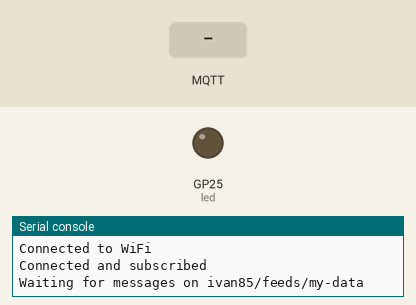
Bench run of a program on a simulated Raspberry Pi Pico running MicroPython. On the bench: output pins drawn as LEDs (lit = HIGH), the last lines printed to the serial console. The inputs (shaded band) are chosen by the test bench. WiFi joins after 1.5 s; no MQTT or app messages arrive unless stated.

Above: at 6.3 s.
6.4 s: MQTT message "on" arrives on the first subscribed topic
At 7.3 s:
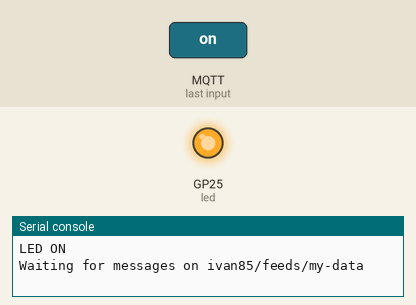
7.9 s: MQTT message "off" arrives on the first subscribed topic
At 8.5 s:
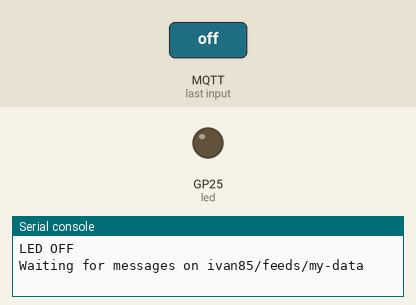
Timing chart, 0 to 10.9 s (numbered marks = the images above; inputs shaded):
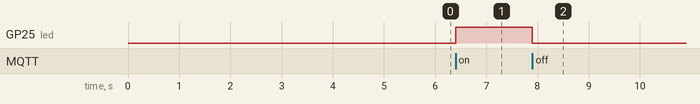

Measured:
- after the input at 6.4 s, GP25 (led): LOW → HIGH at once
- after the input at 7.9 s, GP25 (led): HIGH → LOW at once

The program:

subscribe_to_adafruitio_mqtt_server.py
```python
"""
A simple example that connects to the Adafruit IO MQTT server
and subscribes to a topic, which will signal the onboard LED
to turn ON or OFF
"""

import time
import network
from machine import Pin
from umqtt.simple import MQTTClient

# Setup the onboard LED so we can turn it on/off
led = Pin("LED", Pin.OUT)

# Fill in your WiFi network name (ssid) and password here:
SSID = 'RaspiNET'
PASSWORD = 'iv4n!sthe3b3st'

# Connect to WiFi
wlan = network.WLAN(network.STA_IF)
wlan.active(True)
wlan.connect(SSID, PASSWORD)
time.sleep(5)
while wlan.isconnected() == False:
    print('Waiting for connection...')
    wlan.connect(SSID, PASSWORD)
    time.sleep(5)
print("Connected to WiFi")

# Fill in your Adafruit IO Authentication and Feed MQTT Topic details
mqtt_host = "io.adafruit.com"
mqtt_username = "ivan85"  # Your Adafruit IO username
mqtt_password = "aio_uzTi29lq2beejQhPdQU79EVBLKuJ"  # Adafruit IO Key
mqtt_receive_topic = "ivan85/feeds/my-data"  # The MQTT topic for your Adafruit IO Feed

# Enter a random ID for this MQTT Client
# It needs to be globally unique across all of Adafruit IO.
mqtt_client_id = "raspi_pi_w_temperature_sensor_DS18B20"

# Initialize our MQTTClient and connect to the MQTT server
mqtt_client = MQTTClient(
        client_id=mqtt_client_id,
        server=mqtt_host,
        user=mqtt_username,
        password=mqtt_password)


# So that we can respond to messages on an MQTT topic, we need a callback
# function that will handle the messages.
def mqtt_subscription_callback(topic, message):
    print (f'Topic {topic} received message {message}')  # Debug print out of what was received over MQTT
    if message == b'on':
        print("LED ON")
        led.value(1)
    elif message == b'off':
        print("LED OFF")
        led.value(0)

# Before connecting, tell the MQTT client to use the callback
mqtt_client.set_callback(mqtt_subscription_callback)
mqtt_client.connect()

# Once connected, subscribe to the MQTT topic
mqtt_client.subscribe(mqtt_receive_topic)
print("Connected and subscribed")

try:
    while True:
        # Infinitely wait for messages on the topic.
        # Note wait_msg() is a blocking call, if you're doing multiple things
        # on the Pico you may want to look at putting this on another thread.
        print(f'Waiting for messages on {mqtt_receive_topic}')
        mqtt_client.wait_msg()
except Exception as e:
    print(f'Failed to wait for MQTT messages: {e}')
finally:
    mqtt_client.disconnect()
```
